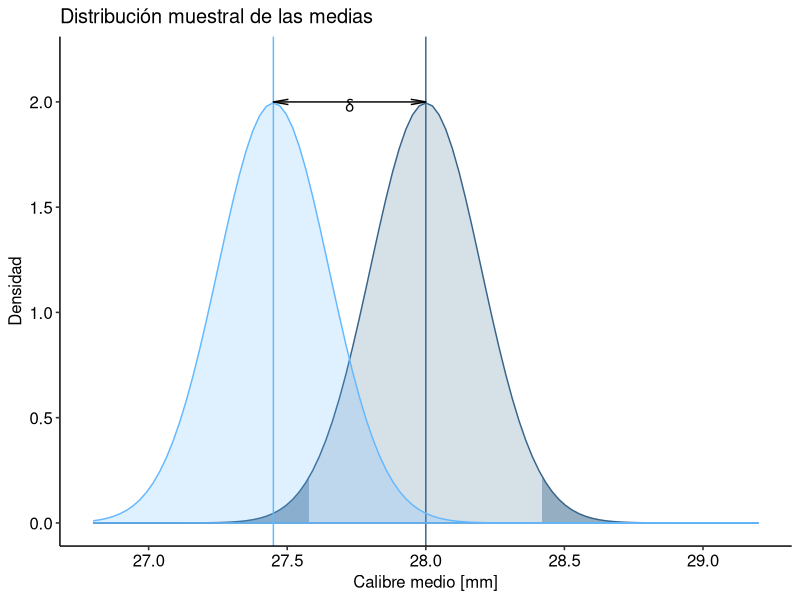
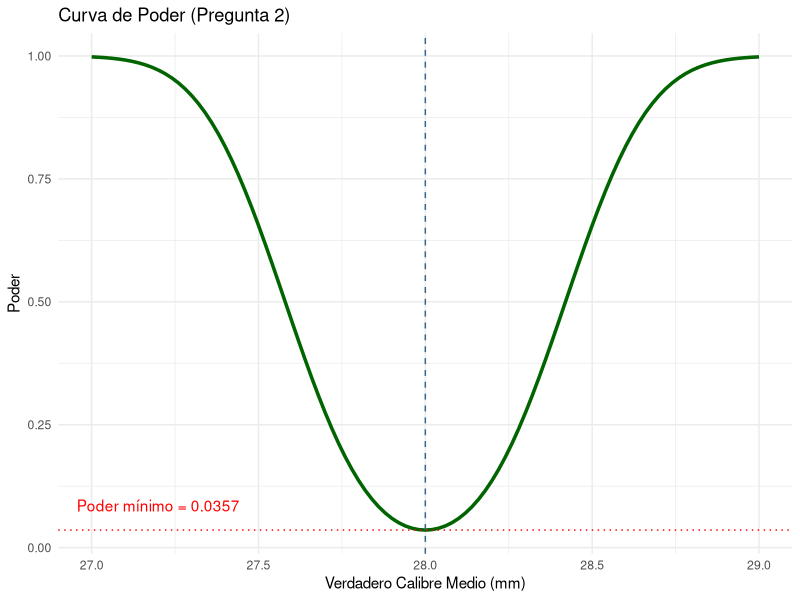

The R source for these figures, in order:
## ---- chunk 1
knitr::opts_chunk$set(echo = TRUE, warning = FALSE, message = FALSE)
library(ggpubr)
library(pwr)
library(ggplot2)
library(tidyr)
## ---- chunk 2
n <- 100 # Cantidad de cerezas (se considera una muestra única, sin diferenciar por huerto)
desv_estandar <- 2 # Desviación estandar del contexto
SE <- desv_estandar / sqrt(n) # Error estandar
media_verdadera <- 27.45
media_nula <-  28
alfa <- pnorm(27.58, mean=media_nula, sd=SE)+(1-pnorm(28.42, mean=media_nula, sd=SE))

delta <- media_verdadera - media_nula # Diferencia de las medias
d<- delta/desv_estandar # D de cohen
# Se deja power = NULL para que la función lo estime y lo extraemos de los datos resultantes
poder = pwr.norm.test(d=d,n=n, sig.level = alfa,power=NULL,alternative = "two.sided")
valor_pwr <- poder$power # Se cambió la forma de calcular beta ya que la del avance 1 estaba incorrecta, no son directamente proporcional
beta = 1-valor_pwr

##==== GRAFICO CONSTRUIDO CON LOS CÓDIGOS DEL TEXTO PERUSALL ====

# Primero, el gráfico base
g_x_limites <- media_nula + c(-6, 6) * SE
g <- ggplot() + xlim(g_x_limites) + ylim(c(0 , 2.2))
g <- g + labs(title = "Distribución muestral de las medias")
g <- g + labs(x = "Calibre medio [mm]", y = "Densidad")
g <- g + theme_pubr()

# Agregamos la hipótesis nula
dist_0 <- stat_function(fun = dnorm, geom = "area",
                        args = list(mean = media_nula, sd = SE),
                        colour = "steelblue4", fill = "steelblue4", alpha = 0.2)
g1 <- g + dist_0
g1 <- g1 + geom_vline(xintercept = media_nula, colour = "steelblue4")

# Calcular y colorear las regiones críticas de la hipótesis nula
z_critico_inferior <- qnorm(alfa/2, mean = media_nula, sd = SE, lower.tail = TRUE)
z_critico_superior <- qnorm(alfa/2, mean = media_nula, sd = SE, lower.tail = FALSE)

g2 <- g1 + stat_function(fun = dnorm, geom = "area",
                         args = list(mean = media_nula, sd = SE),
                         xlim = c(g_x_limites[1], z_critico_inferior),
                         fill = "steelblue4", alpha = 0.4)
g2 <- g2 + stat_function(fun = dnorm, geom = "area",
                         args = list(mean = media_nula, sd = SE),
                         xlim = c(z_critico_superior, g_x_limites[2]),
                         fill = "steelblue4", alpha = 0.4)

# Definir los valores verdaderos, usualmente desconocidos
delta <- media_nula - media_verdadera

# Agregar la verdadera distribución muestral de las medias
g3 <- g2 + stat_function(fun = dnorm, geom = "area",
                         args = list(mean = media_verdadera, sd = SE),
                         colour = "steelblue1", fill = "steelblue1", alpha = 0.2)
g3 <- g3 + geom_vline(xintercept = media_verdadera, colour = "steelblue1")

# Agregar anotación del tamaño del efecto y mostrar el gráfico que resulta
x_ann <- c(media_verdadera, media_nula)
y_ann <- c(dnorm(media_verdadera, mean = media_verdadera, sd = SE),
           dnorm(media_nula, mean = media_nula, sd = SE))
y_ann <- y_ann + 0.005
g4 <- g3 + annotate("segment", x = x_ann[1], y = y_ann[1],
                    xend = x_ann[2], yend = y_ann[2],
                    arrow = arrow(angle = 10, length = unit(0.03, "npc"),
                                  ends = "both", type = "open"))
g4 <- g4 + annotate("text", x = sum(x_ann) / 2, y = y_ann[1] + 0.015,
                    label = "delta", vjust = "top", parse = TRUE)

print(g4)
## ---- chunk 3
n <- 100
desv_estandar <- 2
SE <- desv_estandar / sqrt(n)

# Calculamos alfa usando las zonas de rechazo definidas (27.58 y 28.42)
alfa <- pnorm(27.58, mean=28, sd=SE) + (1 - pnorm(28.42, mean=28, sd=SE))

# Poder cuando el calibre medio es exactamente 28
d <- 0 # Esto basado en que la nula y la real son iguales es decir 28
poder <- pwr.norm.test(d = d, n = n, sig.level = alfa, alternative = "two.sided")

cat("El poder cuando el calibre medio es exactamente 28 mm es:", poder$power, "\n")

# Preparar los datos para el gráfico de 27 a 29 mm
medias_reales <- seq(27, 29, by = 0.01)

# Creamos una función que calcule el poder para cada media usando pwr.norm.test
calcular_poder_pwr <- function(media) {
  # Tamaño del efecto (d de Cohen) = (Media Real - Media Nula) / Desviación Estándar
  d_val <- (media - 28) / desv_estandar 
  
  # Calculamos el poder usando pwr.norm.test
  res <- pwr.norm.test(d = d_val, n = n, sig.level = alfa, alternative = "two.sided")
  return(res$power)
}

##==== GRAFICO CONSTRUIDO CON LOS CÓDIGOS DEL TEXTO PERUSALL ====

# Armamos el gráfico del poder manteniendo la lógica de capas
g_poder <- ggplot(data.frame(x = c(27, 29)), aes(x = x)) + 
  theme_minimal() +
  labs(title = "Curva de Poder (Pregunta 2)", x = "Verdadero Calibre Medio (mm)", y = "Poder")

# Agregamos la curva de poder usando stat_function
g_poder1 <- g_poder + stat_function(fun = calcular_poder_pwr, 
                                         colour = "darkgreen", linewidth = 1.2)

# Marcamos el punto donde media = 28 (el poder es igual a alfa)
g_poder2 <- g_poder1 + 
  geom_vline(xintercept = media_nula, colour = "steelblue4", linetype = "dashed") +
  geom_hline(yintercept = alfa, colour = "red", linetype = "dotted") +
  annotate("text", x = 27.2, y = alfa + 0.05, 
           label = paste("Poder mínimo =", round(alfa, 4)), color = "red")

print(g_poder2)
## ---- chunk 4
varianzap3 <- 2 # Sacado del contexto inicial
deltap3 <- media_verdadera - media_nula
df <- deltap3 / varianzap3
alfap3 <- 0.05 # Sacado de la pregunta
poderp3 <- 0.85 # Sacado de la pregunta
# Se hace la prueba de poder
prueba <-pwr.norm.test(d=df,n=NULL, sig.level = alfap3, power = poderp3, alternative = "two.sided")
# Se saca el n que estima la prueba
cantidad <- prueba$n
## ---- chunk 5

p1 <- 0.9 # Proporción del huerto tecnificado
p2 <- 0.8 # Proporción del huerto tradicional
significancia <- 0.05
poder_deseado <- 0.8
n_por_grupo <- 60 # Cantidad de cerezas para cada huerto

# Tamaño del efecto para la diferencia de proporciones (h de Cohen ya que d de Cohen es para comparar medias)
h_efecto <- ES.h(p1, p2)

# Evaluar el poder con 60 cerezas por huerto
prueba_actual <- pwr.2p.test(h = h_efecto, n = n_por_grupo, power = NULL, sig.level = significancia)
poder_obtenido <- round(prueba_actual$power, 3)

# Calcular el tamaño de muestra necesario si no se alcanza el poder
prueba_necesaria <- pwr.2p.test(h = h_efecto, n = NULL, power = poder_deseado, sig.level = significancia)
muestra_necesaria <- round(prueba_necesaria$n,0)
